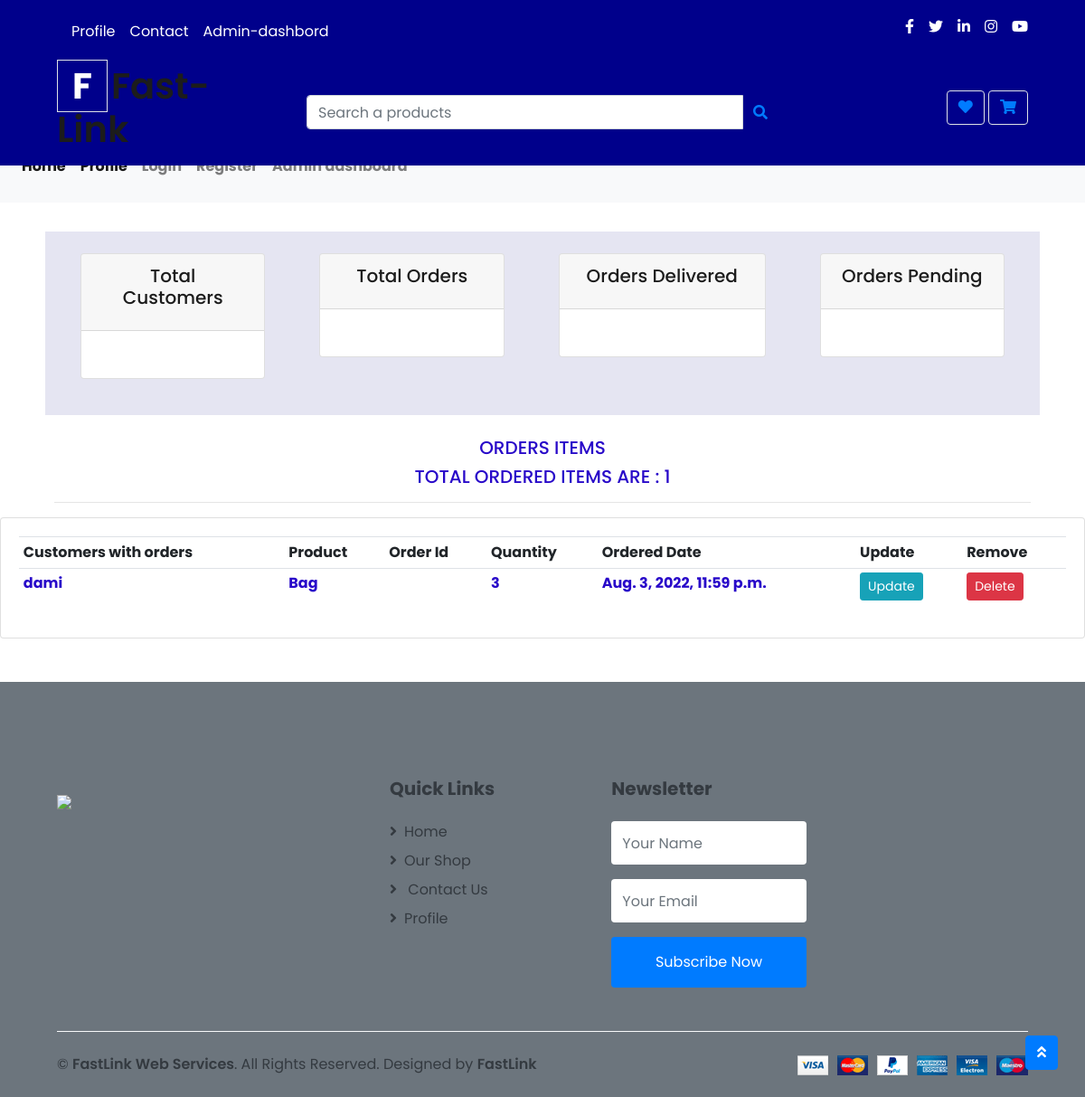
Screenshot of /orderitems/ with the database file from the repository.
### store/models.py (models this page shows, shortened)
class OrderItem(models.Model):
	customer = models.ForeignKey(Customer, on_delete=models.SET_NULL, null=True, blank=True)
	product = models.ForeignKey(Product, on_delete=models.SET_NULL, null=True)
	order = models.ForeignKey(Order, on_delete=models.SET_NULL, null=True)
	quantity = models.IntegerField(default=0, null=True, blank=True)
	date_added = models.DateTimeField(auto_now_add=True)

class Customer(models.Model):
	user = models.OneToOneField(User, on_delete=models.CASCADE, related_name= 'customer', null=True, blank=True,)
	name = models.CharField(max_length=200, null=True)
	email = models.CharField(max_length=200)
	phone = models.CharField(max_length=11, null=True)
	profile_pic = models.ImageField(null=True, blank=True)
	def __str__(self):
		return self.name

class Product(models.Model):
	CATEGORY = (
		('cloths', 'cloths'),
		('shoes', 'shoes'),
		('fairly used laptops', 'fairly used laptops')
		)
	name = models.CharField(max_length=200)
	price = models.DecimalField(max_digits=7, decimal_places=2)
	price_slash = models.DecimalField(max_digits=7, decimal_places=2, default=False)
	category = models.CharField(max_length=200, null=True, choices=CATEGORY)
	liked = models.ManyToManyField(User, default=None, blank=True, related_name='liked')
	description = models.TextField(max_length=2000, null=True, blank=True)
	digital = models.BooleanField(default=False,null=True, blank=True)
	image = models.ImageField(null=True, blank=True)

### store/views.py (the view)
# urls.py: path('orderitems/', views.orderitems, name="orderitems"),
def orderitems(request):
    ordereditems = OrderItem.objects.all()
    total_orditems = ordereditems.count()
    context = {'ordereditems':ordereditems, 'total_orditems':total_orditems}
    return render(request, 'store/orderitems.html', context)

### store/templates/store/orderitems.html
{% extends 'store/main2.html' %}
{% load static %}
{% block content %}
{% include 'store/status.html' %}
<br>
<div class="row">
	<div class="col-md-12">
		<div class="text-center">
            <h5 class="odz"> ORDERS ITEMS</h5>
            <h5 class="odz"> TOTAL ORDERED ITEMS ARE : {{total_orditems}}</h5>
        </div>
		<hr>
		<div class="card card-body">
			<table class="table table-sm">
				<tr>
					<th>Customers with orders</th>
					<th> Product</th>
					<th>Order Id</th>
					<th>Quantity</th>
					<th>Ordered Date</th>
                    <th>Update</th>
					<th>Remove</th>
				</tr>
				{% for obj in ordereditems %}
					<tr>
						<td class="odz" ><strong>{{obj.customer}}</strong></td>
						<td class="odz"><strong>{{obj.product.name}}</strong></td>
						<td class="odz"><strong>{{obj.order.id}}</strong></td>
						<td class="odz"><strong>{{obj.quantity}}</strong></td>
                        <td class="odz"><strong>{{obj.date_added}}</strong></td>
                        <td><a class="btn btn-sm btn-info" href="{/}">Update</a></td>
					<td><a class="btn btn-sm btn-danger" href="{/}">Delete</a></td>
					</tr>
				{% endfor %}
			</table>
		</div>
	</div>
</div>
{% endblock %}

### static/css/main.css (style rules this page uses)
body { background-color: hsl(0, 0%, 98%); }
h1,h2,h3,h4,h5,h6 { color:hsl(0, 0%, 30%); }
.btn { border-radius: 0; }
body, html { margin: 0; padding: 0; height: 100%; }

### static/css/footer.css (style rules this page uses)
* { margin: 0; padding: 0; box-sizing: border-box; font-family: 'poppins', sans-serif; }
hr { width: 90%; border: 0; border-bottom: 1px solid #ccc; margin: 20px auto; }

### rows the page displays
OrderItem: customer "dami", product.name "Bag", quantity "3", date_added "Aug. 3, 2022, 11:59 p.m."

### other values shown
{{ total_orditems }} "1"
